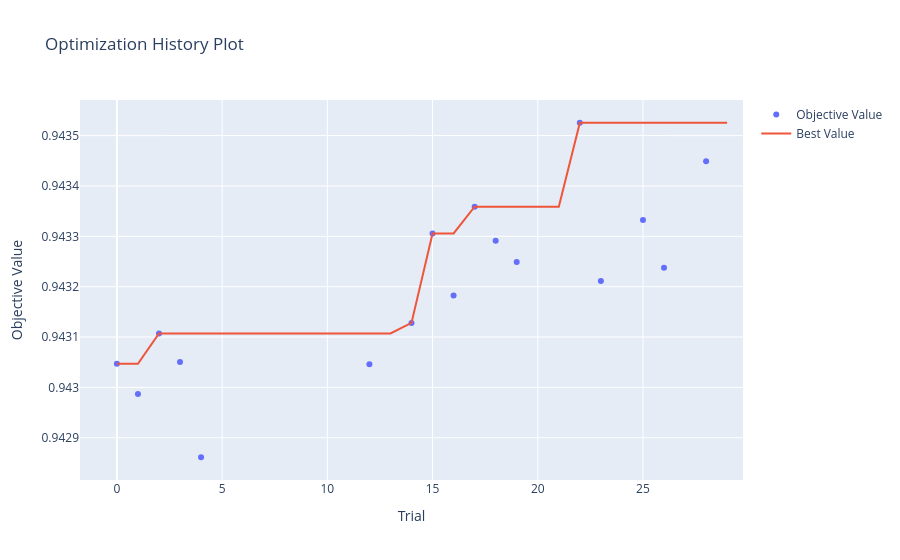

The notebook cell this image was saved under:
### Code cell
try:
    fig = optuna.visualization.plot_optimization_history(study)
    fig.show()
except NameError:
    print("Optuna wasn't run")

### Figure 1 — Plotly figure (JSON) as saved in the notebook; plotly's stock layout.template omitted (floating-point values rounded to 4 significant figures)
{"data": [{"mode": "markers", "name": "Objective Value", "type": "scatter", "x": [0, 1, 2, 3, 4, 12, 14, 15, 16, 17, 18, 19, 22, 23, 25, 26, 28], "y": [0.943, 0.943, 0.9431, 0.9431, 0.9429, 0.943, 0.9431, 0.9433, 0.9432, 0.9434, 0.9433, 0.9432, 0.9435, 0.9432, 0.9433, 0.9432, 0.9434]}, {"mode": "lines", "name": "Best Value", "type": "scatter", "x": [0, 1, 2, 3, 4, 5, 6, 7, 8, 9, 10, 11, 12, 13, 14, 15, 16, 17, 18, 19, 20, 21, 22, 23, 24, 25, 26, 27, 28, 29], "y": [0.943, 0.943, 0.9431, 0.9431, 0.9431, 0.9431, 0.9431, 0.9431, 0.9431, 0.9431, 0.9431, 0.9431, 0.9431, 0.9431, 0.9431, 0.9433, 0.9433, 0.9434, 0.9434, 0.9434, 0.9434, 0.9434, 0.9435, 0.9435, 0.9435, 0.9435, 0.9435, 0.9435, 0.9435, 0.9435]}, {"marker": {"color": "#cccccc"}, "mode": "markers", "name": "Infeasible Trial", "showlegend": false, "type": "scatter", "x": [], "y": []}], "layout": {"title": {"text": "Optimization History Plot"}, "xaxis": {"title": {"text": "Trial"}}, "yaxis": {"title": {"text": "Objective Value"}}}}
